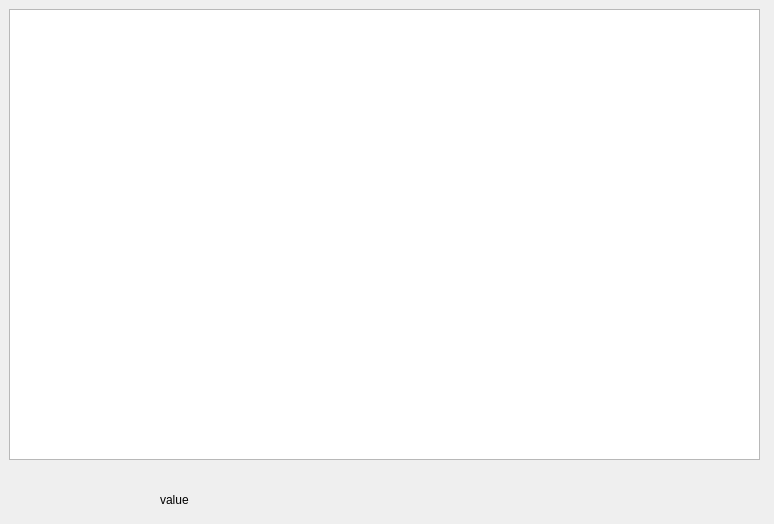
<?xml version="1.0" encoding="UTF-8"?>
<ui version="4.0">
 <class>ImageWindow</class>
 <widget class="QWidget" name="ImageWindow">
  <property name="geometry">
   <rect>
    <x>0</x>
    <y>0</y>
    <width>774</width>
    <height>524</height>
   </rect>
  </property>
  <property name="windowTitle">
   <string>ImageWindow</string>
  </property>
  <widget class="QGraphicsView" name="ShowImage">
   <property name="geometry">
    <rect>
     <x>9</x>
     <y>9</y>
     <width>751</width>
     <height>451</height>
    </rect>
   </property>
   <property name="alignment">
    <set>Qt::AlignLeading|Qt::AlignLeft|Qt::AlignTop</set>
   </property>
  </widget>
  <widget class="QLabel" name="poslabel">
   <property name="geometry">
    <rect>
     <x>20</x>
     <y>490</y>
     <width>121</width>
     <height>20</height>
    </rect>
   </property>
   <property name="text">
    <string/>
   </property>
  </widget>
  <widget class="QLabel" name="picvalue">
   <property name="geometry">
    <rect>
     <x>160</x>
     <y>490</y>
     <width>121</width>
     <height>20</height>
    </rect>
   </property>
   <property name="text">
    <string>value</string>
   </property>
  </widget>
 </widget>
 <layoutdefault spacing="6" margin="11"/>
 <resources/>
 <connections/>
</ui>
